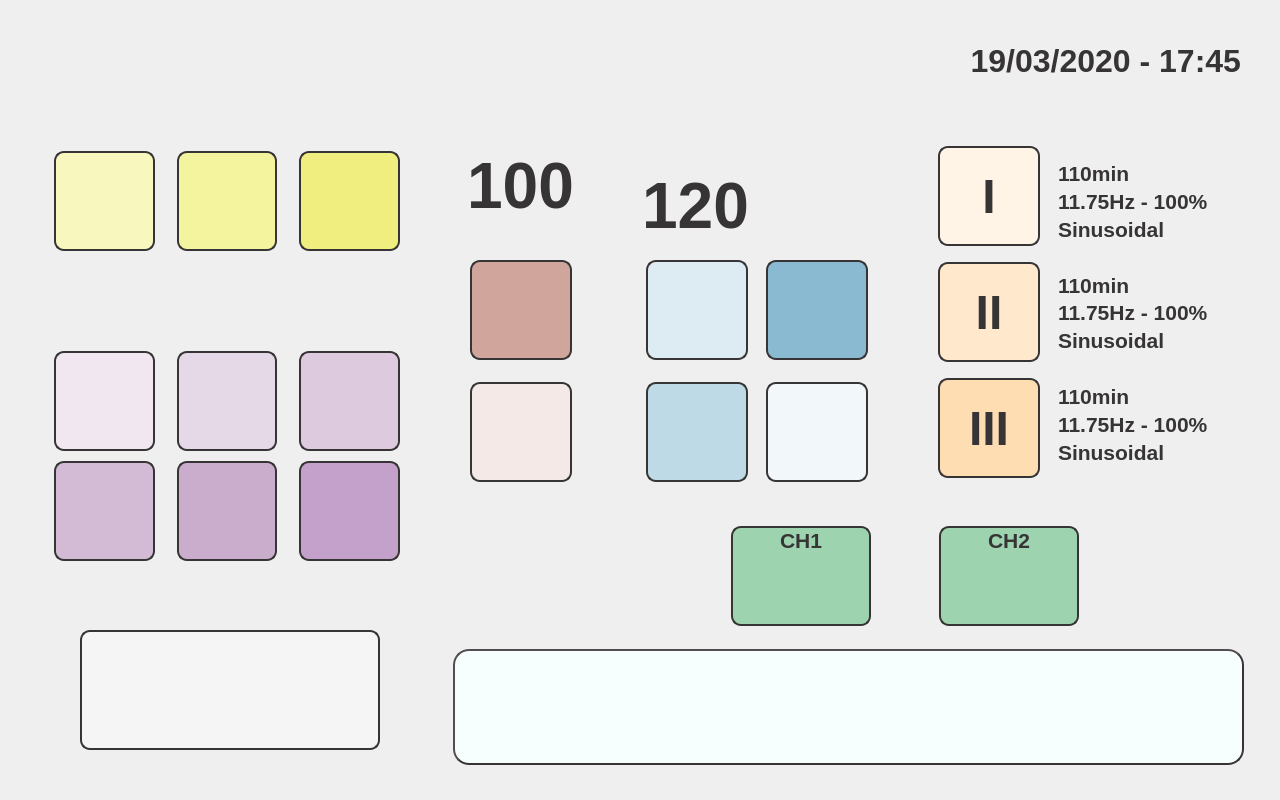
<?xml version="1.0" encoding="UTF-8"?>
<ui version="4.0">
 <class>Dialog</class>
 <widget class="QDialog" name="Dialog">
  <property name="geometry">
   <rect>
    <x>0</x>
    <y>0</y>
    <width>1280</width>
    <height>800</height>
   </rect>
  </property>
  <property name="windowTitle">
   <string>Dialog</string>
  </property>
  <property name="styleSheet">
   <string notr="true">QDialog {
background-image: url(:/background/resources/background_magnet_02.png);
}</string>
  </property>
  <widget class="QWidget" name="layoutWidget">
   <property name="geometry">
    <rect>
     <x>54</x>
     <y>350</y>
     <width>346</width>
     <height>102</height>
    </rect>
   </property>
   <layout class="QHBoxLayout" name="horizontalLayout_2">
    <property name="spacing">
     <number>22</number>
    </property>
    <item>
     <widget class="QPushButton" name="freq1Button">
      <property name="minimumSize">
       <size>
        <width>100</width>
        <height>100</height>
       </size>
      </property>
      <property name="styleSheet">
       <string notr="true">background-image: url(:/frequencies/resources/7_83Hz.png);
background-color: rgb(240, 231, 240);
border-radius: 10px;
border:2px solid rgb(55, 52, 53);</string>
      </property>
      <property name="text">
       <string/>
      </property>
     </widget>
    </item>
    <item>
     <widget class="QPushButton" name="freq2Button">
      <property name="minimumSize">
       <size>
        <width>100</width>
        <height>100</height>
       </size>
      </property>
      <property name="styleSheet">
       <string notr="true">background-image: url(:/frequencies/resources/11_79Hz.png);
background-color: rgb(230, 217, 231);
border-radius: 10px;
border:2px solid rgb(55, 52, 53);</string>
      </property>
      <property name="text">
       <string/>
      </property>
     </widget>
    </item>
    <item>
     <widget class="QPushButton" name="freq3Button">
      <property name="minimumSize">
       <size>
        <width>100</width>
        <height>100</height>
       </size>
      </property>
      <property name="styleSheet">
       <string notr="true">background-image: url(:/frequencies/resources/16_67Hz.png);
background-color: rgb(221, 202, 222);
border-radius: 10px;
border:2px solid rgb(55, 52, 53);</string>
      </property>
      <property name="text">
       <string/>
      </property>
     </widget>
    </item>
   </layout>
  </widget>
  <widget class="QWidget" name="layoutWidget_2">
   <property name="geometry">
    <rect>
     <x>54</x>
     <y>460</y>
     <width>346</width>
     <height>102</height>
    </rect>
   </property>
   <layout class="QHBoxLayout" name="horizontalLayout_3">
    <property name="spacing">
     <number>22</number>
    </property>
    <item>
     <widget class="QPushButton" name="freq4Button">
      <property name="minimumSize">
       <size>
        <width>100</width>
        <height>100</height>
       </size>
      </property>
      <property name="styleSheet">
       <string notr="true">background-image: url(:/frequencies/resources/23_58Hz.png);
background-color: rgb(211, 187, 213);
border-radius: 10px;
border:2px solid rgb(55, 52, 53);</string>
      </property>
      <property name="text">
       <string/>
      </property>
     </widget>
    </item>
    <item>
     <widget class="QPushButton" name="freq5Button">
      <property name="minimumSize">
       <size>
        <width>100</width>
        <height>100</height>
       </size>
      </property>
      <property name="styleSheet">
       <string notr="true">background-image: url(:/frequencies/resources/30_80Hz.png);
background-color: rgb(202, 173, 204);
border-radius: 10px;
border:2px solid rgb(55, 52, 53);</string>
      </property>
      <property name="text">
       <string/>
      </property>
     </widget>
    </item>
    <item>
     <widget class="QPushButton" name="freq6Button">
      <property name="minimumSize">
       <size>
        <width>100</width>
        <height>100</height>
       </size>
      </property>
      <property name="styleSheet">
       <string notr="true">background-image: url(:/frequencies/resources/62_64Hz.png);
background-color: rgb(196, 161, 203);
border-radius: 10px;
border:2px solid rgb(55, 52, 53);</string>
      </property>
      <property name="text">
       <string/>
      </property>
     </widget>
    </item>
   </layout>
  </widget>
  <widget class="QWidget" name="layoutWidget_3">
   <property name="geometry">
    <rect>
     <x>646</x>
     <y>260</y>
     <width>102</width>
     <height>224</height>
    </rect>
   </property>
   <layout class="QVBoxLayout" name="verticalLayout_2">
    <property name="spacing">
     <number>22</number>
    </property>
    <item>
     <widget class="QPushButton" name="min30Button">
      <property name="minimumSize">
       <size>
        <width>100</width>
        <height>100</height>
       </size>
      </property>
      <property name="styleSheet">
       <string notr="true">background-image: url(:/buttons/resources/30min.png);
background-color: rgb(221, 235, 242);
border-radius: 10px;
border:2px solid rgb(55, 52, 53);</string>
      </property>
      <property name="text">
       <string/>
      </property>
     </widget>
    </item>
    <item>
     <widget class="QPushButton" name="min45Button">
      <property name="minimumSize">
       <size>
        <width>100</width>
        <height>100</height>
       </size>
      </property>
      <property name="styleSheet">
       <string notr="true">background-image: url(:/buttons/resources/40min.png);
background-color: rgb(191, 218, 231);
border-radius: 10px;
border:2px solid rgb(55, 52, 53);</string>
      </property>
      <property name="text">
       <string/>
      </property>
     </widget>
    </item>
   </layout>
  </widget>
  <widget class="QWidget" name="layoutWidget_4">
   <property name="geometry">
    <rect>
     <x>766</x>
     <y>260</y>
     <width>102</width>
     <height>224</height>
    </rect>
   </property>
   <layout class="QVBoxLayout" name="verticalLayout_3">
    <property name="spacing">
     <number>22</number>
    </property>
    <item>
     <widget class="QPushButton" name="timeUpButton">
      <property name="minimumSize">
       <size>
        <width>100</width>
        <height>100</height>
       </size>
      </property>
      <property name="styleSheet">
       <string notr="true">background-image: url(:/buttons/resources/Arriba.png);
background-color: rgb(138, 186, 210);
border-radius: 10px;
border:2px solid rgb(55, 52, 53);</string>
      </property>
      <property name="text">
       <string/>
      </property>
     </widget>
    </item>
    <item>
     <widget class="QPushButton" name="timeDwnButton">
      <property name="minimumSize">
       <size>
        <width>100</width>
        <height>100</height>
       </size>
      </property>
      <property name="styleSheet">
       <string notr="true">background-image: url(:/buttons/resources/Abajo.png);
background-color: rgb(242, 248, 250);
border-radius: 10px;
border:2px solid rgb(55, 52, 53);</string>
      </property>
      <property name="text">
       <string/>
      </property>
     </widget>
    </item>
   </layout>
  </widget>
  <widget class="QPushButton" name="startButton">
   <property name="geometry">
    <rect>
     <x>80</x>
     <y>630</y>
     <width>300</width>
     <height>120</height>
    </rect>
   </property>
   <property name="minimumSize">
    <size>
     <width>100</width>
     <height>100</height>
    </size>
   </property>
   <property name="styleSheet">
    <string notr="true">background-image: url(:/buttons/resources/Play.png);
background-color: rgb(245, 245, 245);
border-radius: 10px;
border:2px solid rgb(55, 52, 53);</string>
   </property>
   <property name="text">
    <string/>
   </property>
  </widget>
  <widget class="QWidget" name="layoutWidget">
   <property name="geometry">
    <rect>
     <x>54</x>
     <y>150</y>
     <width>346</width>
     <height>102</height>
    </rect>
   </property>
   <layout class="QHBoxLayout" name="horizontalLayout">
    <property name="spacing">
     <number>22</number>
    </property>
    <item>
     <widget class="QPushButton" name="triangularButton">
      <property name="minimumSize">
       <size>
        <width>100</width>
        <height>100</height>
       </size>
      </property>
      <property name="styleSheet">
       <string notr="true">background-image: url(:/buttons/resources/Triangular.png);
background-color: rgb(248, 247, 190);
border-radius: 10px;
border:2px solid rgb(55, 52, 53);</string>
      </property>
      <property name="text">
       <string/>
      </property>
     </widget>
    </item>
    <item>
     <widget class="QPushButton" name="squareButton">
      <property name="minimumSize">
       <size>
        <width>100</width>
        <height>100</height>
       </size>
      </property>
      <property name="styleSheet">
       <string notr="true">background-image: url(:/buttons/resources/Cuadrada.png);
background-color: rgb(244, 243, 158);
border-radius: 10px;
border:2px solid rgb(55, 52, 53);</string>
      </property>
      <property name="text">
       <string/>
      </property>
     </widget>
    </item>
    <item>
     <widget class="QPushButton" name="sinusoidalButton">
      <property name="minimumSize">
       <size>
        <width>100</width>
        <height>100</height>
       </size>
      </property>
      <property name="styleSheet">
       <string notr="true">background-image: url(:/buttons/resources/Sinus.png);
background-color: rgb(240, 238, 126);
border-radius: 10px;
border:2px solid rgb(55, 52, 53);</string>
      </property>
      <property name="text">
       <string/>
      </property>
     </widget>
    </item>
   </layout>
  </widget>
  <widget class="QWidget" name="layoutWidget">
   <property name="geometry">
    <rect>
     <x>470</x>
     <y>260</y>
     <width>102</width>
     <height>224</height>
    </rect>
   </property>
   <layout class="QVBoxLayout" name="verticalLayout">
    <property name="spacing">
     <number>22</number>
    </property>
    <item>
     <widget class="QPushButton" name="powerUpButton">
      <property name="minimumSize">
       <size>
        <width>100</width>
        <height>100</height>
       </size>
      </property>
      <property name="styleSheet">
       <string notr="true">background-image: url(:/buttons/resources/Arriba.png);
background-color: rgb(208, 165, 156);
border-radius: 10px;
border:2px solid rgb(55, 52, 53);</string>
      </property>
      <property name="text">
       <string/>
      </property>
     </widget>
    </item>
    <item>
     <widget class="QPushButton" name="powerDwnButton">
      <property name="minimumSize">
       <size>
        <width>100</width>
        <height>100</height>
       </size>
      </property>
      <property name="styleSheet">
       <string notr="true">background-image: url(:/buttons/resources/Abajo.png);
background-color: rgb(244, 233, 231);
border-radius: 10px;
border:2px solid rgb(55, 52, 53);</string>
      </property>
      <property name="text">
       <string/>
      </property>
     </widget>
    </item>
   </layout>
  </widget>
  <widget class="QWidget" name="layoutWidget">
   <property name="geometry">
    <rect>
     <x>938</x>
     <y>140</y>
     <width>102</width>
     <height>346</height>
    </rect>
   </property>
   <layout class="QVBoxLayout" name="verticalLayout_4">
    <property name="spacing">
     <number>10</number>
    </property>
    <item>
     <widget class="QPushButton" name="mem1Button">
      <property name="minimumSize">
       <size>
        <width>100</width>
        <height>100</height>
       </size>
      </property>
      <property name="font">
       <font>
        <family>Liberation Sans</family>
        <pointsize>36</pointsize>
        <weight>75</weight>
        <bold>true</bold>
       </font>
      </property>
      <property name="focusPolicy">
       <enum>Qt::NoFocus</enum>
      </property>
      <property name="styleSheet">
       <string notr="true">color: rgb(55, 52, 53);
background-color: rgb(255, 244, 230);
border-radius: 10px;
border:2px solid rgb(55, 52, 53);</string>
      </property>
      <property name="text">
       <string>I</string>
      </property>
     </widget>
    </item>
    <item>
     <widget class="QPushButton" name="mem2Button">
      <property name="minimumSize">
       <size>
        <width>100</width>
        <height>100</height>
       </size>
      </property>
      <property name="font">
       <font>
        <family>Liberation Sans</family>
        <pointsize>36</pointsize>
        <weight>75</weight>
        <bold>true</bold>
       </font>
      </property>
      <property name="focusPolicy">
       <enum>Qt::NoFocus</enum>
      </property>
      <property name="styleSheet">
       <string notr="true">color: rgb(55, 52, 53);
background-color: rgb(255, 232, 204);
border-radius: 10px;
border:2px solid rgb(55, 52, 53);</string>
      </property>
      <property name="text">
       <string>II</string>
      </property>
     </widget>
    </item>
    <item>
     <widget class="QPushButton" name="mem3Button">
      <property name="minimumSize">
       <size>
        <width>100</width>
        <height>100</height>
       </size>
      </property>
      <property name="font">
       <font>
        <family>Liberation Sans</family>
        <pointsize>36</pointsize>
        <weight>75</weight>
        <bold>true</bold>
       </font>
      </property>
      <property name="focusPolicy">
       <enum>Qt::NoFocus</enum>
      </property>
      <property name="styleSheet">
       <string notr="true">color: rgb(55, 52, 53);
background-color: rgb(255, 221, 179);
border-radius: 10px;
border:2px solid rgb(55, 52, 53);</string>
      </property>
      <property name="text">
       <string>III</string>
      </property>
     </widget>
    </item>
   </layout>
  </widget>
  <widget class="QWidget" name="layoutWidget">
   <property name="geometry">
    <rect>
     <x>1058</x>
     <y>160</y>
     <width>171</width>
     <height>305</height>
    </rect>
   </property>
   <layout class="QVBoxLayout" name="verticalLayout_8">
    <property name="spacing">
     <number>30</number>
    </property>
    <item>
     <layout class="QVBoxLayout" name="verticalLayout_5">
      <property name="spacing">
       <number>2</number>
      </property>
      <item>
       <widget class="QLabel" name="mem11Label">
        <property name="font">
         <font>
          <family>Liberation Sans</family>
          <pointsize>16</pointsize>
          <weight>75</weight>
          <bold>true</bold>
         </font>
        </property>
        <property name="styleSheet">
         <string notr="true">color: rgb(55, 52, 53);</string>
        </property>
        <property name="text">
         <string>110min</string>
        </property>
       </widget>
      </item>
      <item>
       <widget class="QLabel" name="mem12Label">
        <property name="font">
         <font>
          <family>Liberation Sans</family>
          <pointsize>16</pointsize>
          <weight>75</weight>
          <bold>true</bold>
         </font>
        </property>
        <property name="styleSheet">
         <string notr="true">color: rgb(55, 52, 53);</string>
        </property>
        <property name="text">
         <string>11.75Hz - 100%</string>
        </property>
       </widget>
      </item>
      <item>
       <widget class="QLabel" name="mem13Label">
        <property name="font">
         <font>
          <family>Liberation Sans</family>
          <pointsize>16</pointsize>
          <weight>75</weight>
          <bold>true</bold>
         </font>
        </property>
        <property name="styleSheet">
         <string notr="true">color: rgb(55, 52, 53);</string>
        </property>
        <property name="text">
         <string>Sinusoidal</string>
        </property>
       </widget>
      </item>
     </layout>
    </item>
    <item>
     <layout class="QVBoxLayout" name="verticalLayout_6">
      <property name="spacing">
       <number>2</number>
      </property>
      <item>
       <widget class="QLabel" name="mem21Label">
        <property name="font">
         <font>
          <family>Liberation Sans</family>
          <pointsize>16</pointsize>
          <weight>75</weight>
          <bold>true</bold>
         </font>
        </property>
        <property name="styleSheet">
         <string notr="true">color: rgb(55, 52, 53);</string>
        </property>
        <property name="text">
         <string>110min</string>
        </property>
       </widget>
      </item>
      <item>
       <widget class="QLabel" name="mem22Label">
        <property name="font">
         <font>
          <family>Liberation Sans</family>
          <pointsize>16</pointsize>
          <weight>75</weight>
          <bold>true</bold>
         </font>
        </property>
        <property name="styleSheet">
         <string notr="true">color: rgb(55, 52, 53);</string>
        </property>
        <property name="text">
         <string>11.75Hz - 100%</string>
        </property>
       </widget>
      </item>
      <item>
       <widget class="QLabel" name="mem23Label">
        <property name="font">
         <font>
          <family>Liberation Sans</family>
          <pointsize>16</pointsize>
          <weight>75</weight>
          <bold>true</bold>
         </font>
        </property>
        <property name="styleSheet">
         <string notr="true">color: rgb(55, 52, 53);</string>
        </property>
        <property name="text">
         <string>Sinusoidal</string>
        </property>
       </widget>
      </item>
     </layout>
    </item>
    <item>
     <layout class="QVBoxLayout" name="verticalLayout_7">
      <property name="spacing">
       <number>2</number>
      </property>
      <item>
       <widget class="QLabel" name="mem31Label">
        <property name="font">
         <font>
          <family>Liberation Sans</family>
          <pointsize>16</pointsize>
          <weight>75</weight>
          <bold>true</bold>
         </font>
        </property>
        <property name="styleSheet">
         <string notr="true">color: rgb(55, 52, 53);</string>
        </property>
        <property name="text">
         <string>110min</string>
        </property>
       </widget>
      </item>
      <item>
       <widget class="QLabel" name="mem32Label">
        <property name="font">
         <font>
          <family>Liberation Sans</family>
          <pointsize>16</pointsize>
          <weight>75</weight>
          <bold>true</bold>
         </font>
        </property>
        <property name="styleSheet">
         <string notr="true">color: rgb(55, 52, 53);</string>
        </property>
        <property name="text">
         <string>11.75Hz - 100%</string>
        </property>
       </widget>
      </item>
      <item>
       <widget class="QLabel" name="mem33Label">
        <property name="font">
         <font>
          <family>Liberation Sans</family>
          <pointsize>16</pointsize>
          <weight>75</weight>
          <bold>true</bold>
         </font>
        </property>
        <property name="styleSheet">
         <string notr="true">color: rgb(55, 52, 53);</string>
        </property>
        <property name="text">
         <string>Sinusoidal</string>
        </property>
       </widget>
      </item>
     </layout>
    </item>
   </layout>
  </widget>
  <widget class="QLabel" name="minutesLabel">
   <property name="geometry">
    <rect>
     <x>640</x>
     <y>170</y>
     <width>111</width>
     <height>61</height>
    </rect>
   </property>
   <property name="font">
    <font>
     <family>Liberation Sans</family>
     <pointsize>48</pointsize>
     <weight>75</weight>
     <bold>true</bold>
    </font>
   </property>
   <property name="styleSheet">
    <string notr="true">color: rgb(55, 52, 53);</string>
   </property>
   <property name="text">
    <string>120</string>
   </property>
   <property name="alignment">
    <set>Qt::AlignHCenter|Qt::AlignTop</set>
   </property>
  </widget>
  <widget class="QLabel" name="powerLabel">
   <property name="geometry">
    <rect>
     <x>465</x>
     <y>150</y>
     <width>111</width>
     <height>61</height>
    </rect>
   </property>
   <property name="font">
    <font>
     <family>Liberation Sans</family>
     <pointsize>48</pointsize>
     <weight>75</weight>
     <bold>true</bold>
    </font>
   </property>
   <property name="styleSheet">
    <string notr="true">color: rgb(55, 52, 53);</string>
   </property>
   <property name="text">
    <string>100</string>
   </property>
   <property name="alignment">
    <set>Qt::AlignHCenter|Qt::AlignTop</set>
   </property>
  </widget>
  <widget class="QLabel" name="date_timeLabel">
   <property name="geometry">
    <rect>
     <x>910</x>
     <y>40</y>
     <width>331</width>
     <height>41</height>
    </rect>
   </property>
   <property name="font">
    <font>
     <family>Liberation Sans</family>
     <pointsize>24</pointsize>
     <weight>75</weight>
     <bold>true</bold>
    </font>
   </property>
   <property name="styleSheet">
    <string notr="true">color: rgb(55, 52, 53);</string>
   </property>
   <property name="text">
    <string>19/03/2020 - 17:45</string>
   </property>
   <property name="alignment">
    <set>Qt::AlignRight|Qt::AlignTrailing|Qt::AlignVCenter</set>
   </property>
  </widget>
  <widget class="QTextEdit" name="textEdit">
   <property name="geometry">
    <rect>
     <x>453</x>
     <y>649</y>
     <width>791</width>
     <height>116</height>
    </rect>
   </property>
   <property name="styleSheet">
    <string notr="true">border:2px outset;
background-color: rgb(246, 255, 254);
border-radius: 16px;
color: rgb(0, 0, 127);
border-color: rgb(55, 52, 53);</string>
   </property>
  </widget>
  <widget class="QPushButton" name="diagButton">
   <property name="geometry">
    <rect>
     <x>90</x>
     <y>30</y>
     <width>141</width>
     <height>41</height>
    </rect>
   </property>
   <property name="styleSheet">
    <string notr="true">background-color: rgba(255, 255, 255, 0);
border: 0px</string>
   </property>
   <property name="text">
    <string/>
   </property>
  </widget>
  <widget class="QWidget" name="layoutWidget_5">
   <property name="geometry">
    <rect>
     <x>685</x>
     <y>525</y>
     <width>441</width>
     <height>102</height>
    </rect>
   </property>
   <layout class="QHBoxLayout" name="horizontalLayout_4">
    <property name="spacing">
     <number>22</number>
    </property>
    <item>
     <widget class="QPushButton" name="ch1Button">
      <property name="sizePolicy">
       <sizepolicy hsizetype="Fixed" vsizetype="Fixed">
        <horstretch>0</horstretch>
        <verstretch>0</verstretch>
       </sizepolicy>
      </property>
      <property name="minimumSize">
       <size>
        <width>140</width>
        <height>100</height>
       </size>
      </property>
      <property name="font">
       <font>
        <family>Liberation Sans</family>
        <pointsize>16</pointsize>
        <weight>75</weight>
        <bold>true</bold>
       </font>
      </property>
      <property name="styleSheet">
       <string notr="true">background-color: rgb(157, 211, 175);
border-radius: 10px;
border:2px solid rgb(55, 52, 53);
text-align:top;
color: rgb(55, 52, 53);</string>
      </property>
      <property name="text">
       <string>CH1</string>
      </property>
     </widget>
    </item>
    <item>
     <widget class="QPushButton" name="ch2Button">
      <property name="sizePolicy">
       <sizepolicy hsizetype="Fixed" vsizetype="Fixed">
        <horstretch>0</horstretch>
        <verstretch>0</verstretch>
       </sizepolicy>
      </property>
      <property name="minimumSize">
       <size>
        <width>140</width>
        <height>100</height>
       </size>
      </property>
      <property name="font">
       <font>
        <family>Liberation Sans</family>
        <pointsize>16</pointsize>
        <weight>75</weight>
        <bold>true</bold>
       </font>
      </property>
      <property name="styleSheet">
       <string notr="true">background-color: rgb(157, 211, 175);
border-radius: 10px;
border:2px solid rgb(55, 52, 53);
text-align:top;
color: rgb(55, 52, 53);</string>
      </property>
      <property name="text">
       <string>CH2</string>
      </property>
     </widget>
    </item>
   </layout>
  </widget>
 </widget>
 <resources>
  <include location="magnet3_res.qrc"/>
 </resources>
 <connections/>
</ui>
